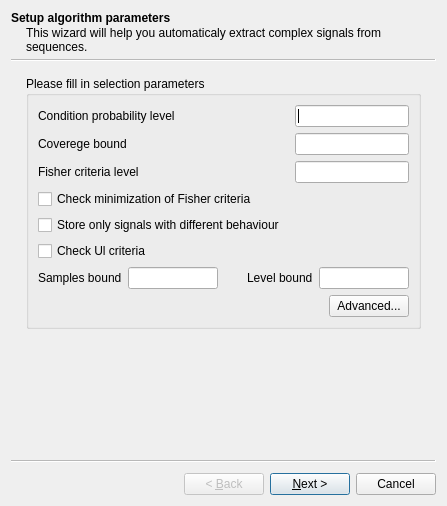
<?xml version="1.0" encoding="UTF-8"?>
<ui version="4.0">
 <class>SignalsExtrWiz</class>
 <widget class="QWizard" name="SignalsExtrWiz">
  <property name="windowModality">
   <enum>Qt::ApplicationModal</enum>
  </property>
  <property name="geometry">
   <rect>
    <x>0</x>
    <y>0</y>
    <width>447</width>
    <height>506</height>
   </rect>
  </property>
  <property name="windowTitle">
   <string>Extractor parameters setup</string>
  </property>
  <property name="accessibleName">
   <string/>
  </property>
  <property name="autoFillBackground">
   <bool>false</bool>
  </property>
  <property name="sizeGripEnabled">
   <bool>false</bool>
  </property>
  <property name="modal">
   <bool>true</bool>
  </property>
  <property name="wizardStyle">
   <enum>QWizard::ClassicStyle</enum>
  </property>
  <property name="titleFormat">
   <enum>Qt::AutoText</enum>
  </property>
  <widget class="QWizardPage" name="SignalsExtrWizP1">
   <property name="title">
    <string>Setup algorithm parameters</string>
   </property>
   <property name="subTitle">
    <string>This wizard will help you automaticaly extract complex signals from sequences.</string>
   </property>
   <attribute name="pageId">
    <string notr="true">1</string>
   </attribute>
   <layout class="QVBoxLayout" name="verticalLayout_2">
    <item>
     <widget class="QGroupBox" name="groupBox">
      <property name="title">
       <string>Please fill in selection parameters</string>
      </property>
      <layout class="QVBoxLayout" name="verticalLayout">
       <item>
        <layout class="QGridLayout" name="gridLayout">
         <item row="0" column="0">
          <widget class="QLabel" name="label_2">
           <property name="text">
            <string>Condition probability level</string>
           </property>
          </widget>
         </item>
         <item row="0" column="2">
          <widget class="QLineEdit" name="condProbLevEdit"/>
         </item>
         <item row="1" column="0">
          <widget class="QLabel" name="label_3">
           <property name="text">
            <string>Coverege bound</string>
           </property>
          </widget>
         </item>
         <item row="1" column="2">
          <widget class="QLineEdit" name="coverBoundEdit"/>
         </item>
         <item row="2" column="0">
          <widget class="QLabel" name="label_4">
           <property name="text">
            <string>Fisher criteria level</string>
           </property>
          </widget>
         </item>
         <item row="2" column="2">
          <widget class="QLineEdit" name="fishCritEdit"/>
         </item>
         <item row="0" column="1">
          <spacer name="horizontalSpacer_2">
           <property name="orientation">
            <enum>Qt::Horizontal</enum>
           </property>
           <property name="sizeHint" stdset="0">
            <size>
             <width>40</width>
             <height>20</height>
            </size>
           </property>
          </spacer>
         </item>
        </layout>
       </item>
       <item>
        <widget class="QCheckBox" name="minimFishCritCheck">
         <property name="text">
          <string>Check minimization of Fisher criteria</string>
         </property>
        </widget>
       </item>
       <item>
        <widget class="QCheckBox" name="storeCheck">
         <property name="text">
          <string>Store only signals with different behaviour</string>
         </property>
        </widget>
       </item>
       <item>
        <widget class="QCheckBox" name="ulCritCheck">
         <property name="text">
          <string>Check Ul criteria</string>
         </property>
        </widget>
       </item>
       <item>
        <layout class="QHBoxLayout" name="horizontalLayout">
         <item>
          <widget class="QLabel" name="label_5">
           <property name="text">
            <string>Samples bound</string>
           </property>
          </widget>
         </item>
         <item>
          <widget class="QLineEdit" name="samplesBoundEdit"/>
         </item>
         <item>
          <spacer name="horizontalSpacer_3">
           <property name="orientation">
            <enum>Qt::Horizontal</enum>
           </property>
           <property name="sizeHint" stdset="0">
            <size>
             <width>40</width>
             <height>20</height>
            </size>
           </property>
          </spacer>
         </item>
         <item>
          <widget class="QLabel" name="label_6">
           <property name="text">
            <string>Level bound</string>
           </property>
          </widget>
         </item>
         <item>
          <widget class="QLineEdit" name="levelBoundEdit"/>
         </item>
        </layout>
       </item>
       <item>
        <layout class="QHBoxLayout" name="horizontalLayout_2">
         <item>
          <spacer name="horizontalSpacer">
           <property name="orientation">
            <enum>Qt::Horizontal</enum>
           </property>
           <property name="sizeHint" stdset="0">
            <size>
             <width>40</width>
             <height>20</height>
            </size>
           </property>
          </spacer>
         </item>
         <item>
          <widget class="QPushButton" name="advancedButton">
           <property name="text">
            <string>Advanced...</string>
           </property>
          </widget>
         </item>
        </layout>
       </item>
      </layout>
     </widget>
    </item>
   </layout>
  </widget>
  <widget class="QWizardPage" name="SignalsExtrWizP2">
   <property name="title">
    <string>Setup predicates</string>
   </property>
   <property name="subTitle">
    <string>Please create some oredicates that will be used in complex signal construction process.</string>
   </property>
   <attribute name="pageId">
    <string notr="true">2</string>
   </attribute>
   <widget class="QWidget" name="layoutWidget">
    <property name="geometry">
     <rect>
      <x>10</x>
      <y>0</y>
      <width>401</width>
      <height>351</height>
     </rect>
    </property>
    <layout class="QVBoxLayout" name="verticalLayout_5">
     <item>
      <layout class="QHBoxLayout" name="horizontalLayout_3">
       <item>
        <widget class="QTreeWidget" name="predicatesTree">
         <property name="frameShape">
          <enum>QFrame::StyledPanel</enum>
         </property>
         <property name="frameShadow">
          <enum>QFrame::Sunken</enum>
         </property>
         <attribute name="headerVisible">
          <bool>false</bool>
         </attribute>
         <attribute name="headerVisible">
          <bool>false</bool>
         </attribute>
         <column>
          <property name="text">
           <string notr="true">1</string>
          </property>
         </column>
        </widget>
       </item>
       <item>
        <layout class="QVBoxLayout" name="verticalLayout_3">
         <property name="sizeConstraint">
          <enum>QLayout::SetDefaultConstraint</enum>
         </property>
         <item>
          <widget class="QPushButton" name="distanseButton">
           <property name="text">
            <string>Distance</string>
           </property>
          </widget>
         </item>
         <item>
          <widget class="QPushButton" name="repetitionButton">
           <property name="text">
            <string>Repetition</string>
           </property>
          </widget>
         </item>
         <item>
          <widget class="QPushButton" name="intervalButton">
           <property name="text">
            <string>Interval</string>
           </property>
          </widget>
         </item>
         <item>
          <spacer name="verticalSpacer">
           <property name="orientation">
            <enum>Qt::Vertical</enum>
           </property>
           <property name="sizeHint" stdset="0">
            <size>
             <width>20</width>
             <height>40</height>
            </size>
           </property>
          </spacer>
         </item>
         <item>
          <widget class="QPushButton" name="deleteButton">
           <property name="text">
            <string>Delete</string>
           </property>
          </widget>
         </item>
        </layout>
       </item>
      </layout>
     </item>
     <item>
      <widget class="QGroupBox" name="editorBox">
       <property name="title">
        <string>Editor</string>
       </property>
       <property name="flat">
        <bool>false</bool>
       </property>
       <layout class="QVBoxLayout" name="verticalLayout_4"/>
      </widget>
     </item>
    </layout>
   </widget>
  </widget>
  <widget class="QWizardPage" name="SignalsExtrWizP3">
   <property name="title">
    <string>Select folder</string>
   </property>
   <property name="subTitle">
    <string>Select folder to store extracted complex signals</string>
   </property>
   <attribute name="pageId">
    <string notr="true">3</string>
   </attribute>
   <layout class="QVBoxLayout" name="verticalLayout_6">
    <item>
     <widget class="QTreeWidget" name="treeFoldersWidget">
      <attribute name="headerVisible">
       <bool>false</bool>
      </attribute>
      <attribute name="headerVisible">
       <bool>false</bool>
      </attribute>
      <column>
       <property name="text">
        <string notr="true">1</string>
       </property>
      </column>
     </widget>
    </item>
   </layout>
  </widget>
 </widget>
 <resources/>
 <connections/>
</ui>
